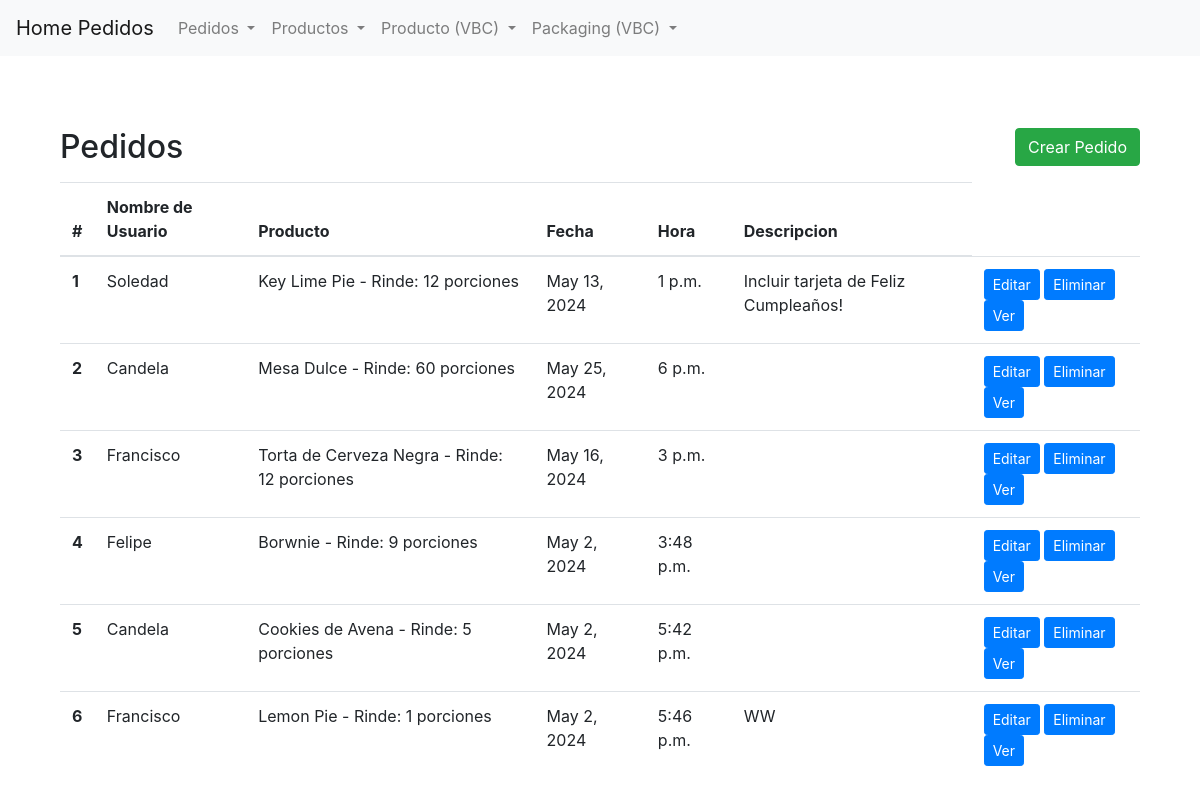
The page /pedidos/list/ on the database as committed earlier.
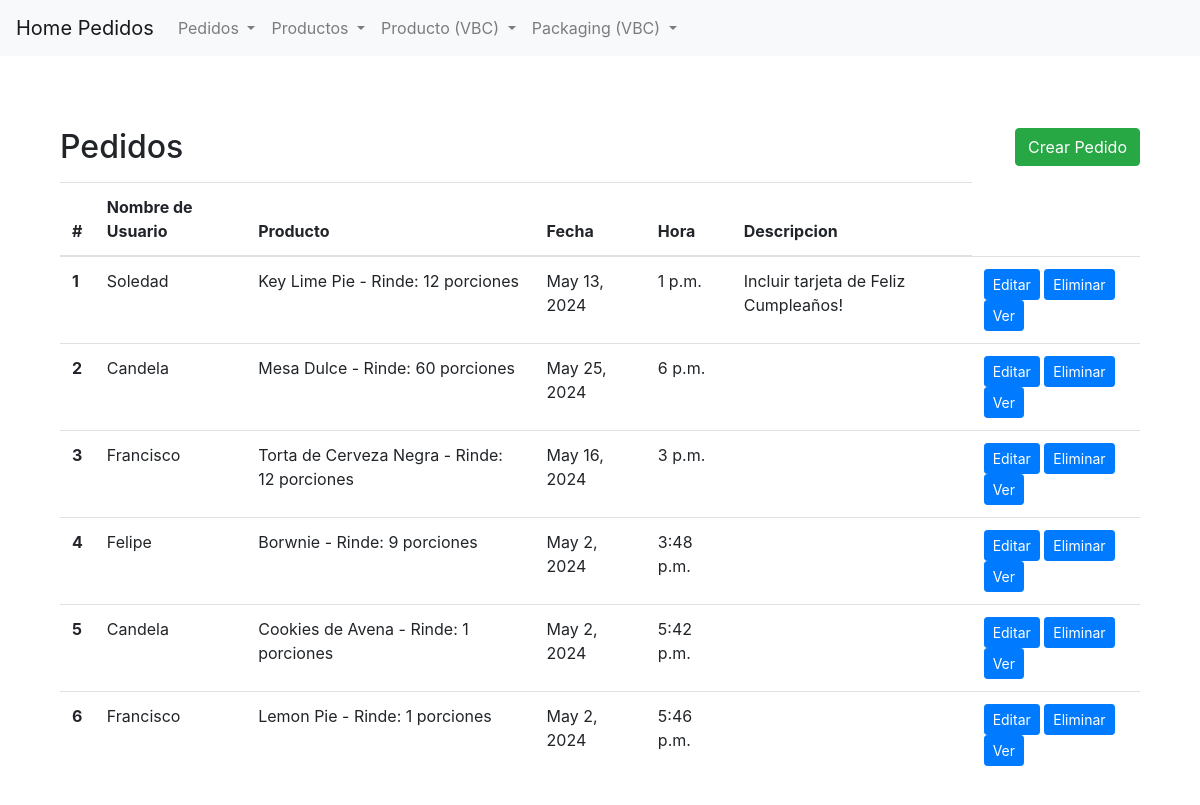
The same page on the database as committed later.
### pedidos/models.py (models this page shows, shortened)
class Pedido(models.Model):
    nombre_de_usuario = models.ForeignKey(User, null=True, on_delete=models.SET_NULL, related_name="usuarios")
    producto = models.ForeignKey(Producto, on_delete=models.CASCADE, related_name="pedidos")
    fecha = models.DateField(default=timezone.now)
    hora = models.TimeField(default=timezone.now)
    descripcion = models.TextField(blank=True, null=True)

class Producto(models.Model):
    class Tipo(models.TextChoices):
        LIBRE_DE_GLUTEN = 'Gluten Free' , 'Gluten Free'
        VEGANO = 'Vegan' , 'Vegan'
        CONTIENE_TRIGO = 'With Wheat' , 'With Wheat'
        LIBRE_DE_AZUCAR = 'Sugar Free' , 'Sugar Free'
    nombre = models.CharField(max_length=100)
    disponible = models.BooleanField(default=True)
    rendimiento = models.IntegerField()
    tipo = models.CharField(
            max_length=50,
            choices=Tipo.choices,
            default=Tipo.CONTIENE_TRIGO,
    )
    descripcion = models.TextField(blank=True, null=True)
    def __str__(self):
        return f"{self.nombre} - Rinde: {self.rendimiento} porciones"

### pedidos/views.py (the view)
# urls.py: path("list/", list_view, name="pedidos-list"),
def list_view(request):
    pedidos = Pedido.objects.all()
    contexto_dict = {"pedidos": pedidos}
    return render(request, "pedidos/list.html", contexto_dict)

### pedidos/templates/pedidos/list.html (shortened to what this page needs)
{% extends 'pedidos/base.html' %}
{% block content %}
<section class="py-5">
    <div class="container">
        <div class="d-flex justify-content-between align-items-center mb-3">
            <h2 class="mb-0">Pedidos</h2>
            <a href="{% url 'crear-pedido-con-formulario'%}" class="btn btn-success">Crear Pedido</a>
        </div>
        <table class="table">
            <thead>
                <tr>
                    <th scope="col">#</th>
                    <th scope="col">Nombre de Usuario</th>
                    <th scope="col">Producto</th>
                    <th scope="col">Fecha</th>
                    <th scope="col">Hora </th>
                    <th scope="col">Descripcion</th>
                </tr>
            </thead>
            <tbody>
                {% if pedidos %}
                {% for pedido in pedidos %}
                <tr>
                    <th scope="row">{{ forloop.counter }}</th>
                    <td>{{ pedido.nombre_de_usuario }}</td>
                    <td>{{ pedido.producto }}</td>
                    <td>{{ pedido.fecha }}</td>
                    <td>{{ pedido.hora }}</td>
                    <td>{{ pedido.descripcion }}</td>
                    <td>
                        <a href="/pedidos/detail/{{ pedido.id }}" class="btn btn-primary btn-sm">Editar</a>
                        <a href="/pedidos/detail/{{ pedidoa.id }}" class="btn btn-primary btn-sm">Eliminar</a>
                        <a href="/pedidos/detail/{{ pedido.id }}" class="btn btn-primary btn-sm">Ver</a>
                    </td>
                </tr>
                {% endfor %}
                {% else %}
                <tr>
                    <td colspan="7">No hay Pedidos disponibles.</td>
                </tr>
                {% endif %}
            </tbody>
        </table>
    </div>
</section>
{% endblock %}

Rows that differ between the two databases and show on the page:
changed through a linked row, Pedido: producto "Cookies de Avena - Rinde: 5 porciones" → "Cookies de Avena - Rinde: 1 porciones"
changed Pedido "Lemon Pie - Rinde: 1 porciones": descripcion "WW" → (not shown)
